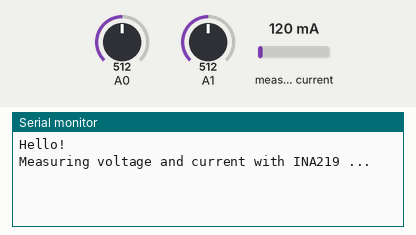
Bench run of a sketch on a simulated Arduino Uno, built with avr-gcc and run on an emulated ATmega328P. Shown: the last lines printed to the serial monitor. The inputs (shaded band) are chosen by the test bench; at power-on: measured current 120 mA, A0 = 512, A1 = 512.

Above: at 1.2 s.
1.3 s: measured current set to 40 mA
At 2.5 s:
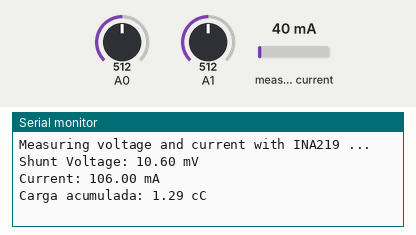
3.3 s: measured current set to 500 mA
At 4.8 s:
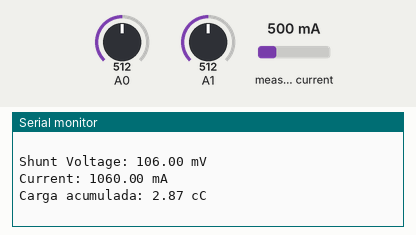
Timing chart, 0 to 6.3 s (numbered marks = the images above; inputs shaded):
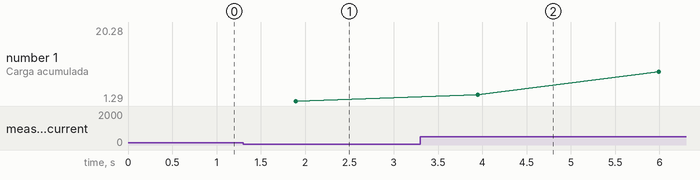

The sketch:

readIna219.ino
```cpp
#include <Wire.h>
#include <Adafruit_INA219.h>

Adafruit_INA219 ina219;


volatile double corrienteInstantanea = 0;        // Se actualiza en loop
volatile double totalizadoCoulomb = 0;         // Acumulador de carga
int n = 0;

void setup(void) {
  Serial.begin(9600);
  noInterrupts();           // Desactivar interrupciones globales

  TCCR1A = 0;               // Timer en modo normal
  TCCR1B = 0;
  TCNT1  = 0;               // Reiniciar contador

  OCR1A = 24999;            // Comparación cada 100 ms
  TCCR1B |= (1 << WGM12);   // Modo CTC (Clear Timer on Compare Match)
  TCCR1B |= (1 << CS11) | (1 << CS10);  // Prescaler 64
  TIMSK1 |= (1 << OCIE1A);  // Habilitar interrupción por comparación con OCR1A

  interrupts();             // Activar interrupciones globales


  uint32_t currentFrequency;

  Serial.println("Hello!");

  // Initialize the INA219.
  if (!ina219.begin()) {
    Serial.println("Failed to find INA219 chip");
    while (1) { delay(10); }
  }

  // 16V, 400mA range (higher precision on volts and amps):
  ina219.setCalibration_16V_400mA();
  Serial.println("Measuring voltage and current with INA219 ...");

}

// 🧠 Esta es la función que se ejecuta cada 100 ms
ISR(TIMER1_COMPA_vect) {
  totalizadoCoulomb += corrienteInstantanea /10000;
}


void loop(void) {
  float adc1 = scaleValue(analogRead(A0));
  float adc2 = scaleValue(analogRead(A1));
  float Diference = scaleValue(adc1 - adc2);


  float shuntvoltage = 0;
  float current_mA = 0;
  float scale = 2.65;

  shuntvoltage = scale * ina219.getShuntVoltage_mV();
  current_mA = scale * ina219.getCurrent_mA();

  corrienteInstantanea = current_mA; // Actualiza para la ISR
  n++;
  if(n == 10){

    Serial.print("Shunt Voltage: ");
    Serial.print(shuntvoltage);
    Serial.println(" mV");

    Serial.print("Current: ");
    Serial.print(current_mA);
    Serial.println(" mA");

    Serial.print("Carga acumulada: ");
    Serial.print(scale * totalizadoCoulomb);
    Serial.println(" cC");

    Serial.println(" ");
    n = 0;
  }


  delay(200);
}


// Función de mapeo para flotantes
float scaleValue(float x) {
   return (975 - x * 5.0/1.023)/0.15;
}
```

Measured:
- after the input at 1.3 s, the serial monitor: prints a new line after 0.55 s (image 1)
- after the input at 3.3 s, the serial monitor: prints a new line after 0.60 s (image 2)
- plotted number 1: 1.29 → 20.28 after the input at 3.3 s
